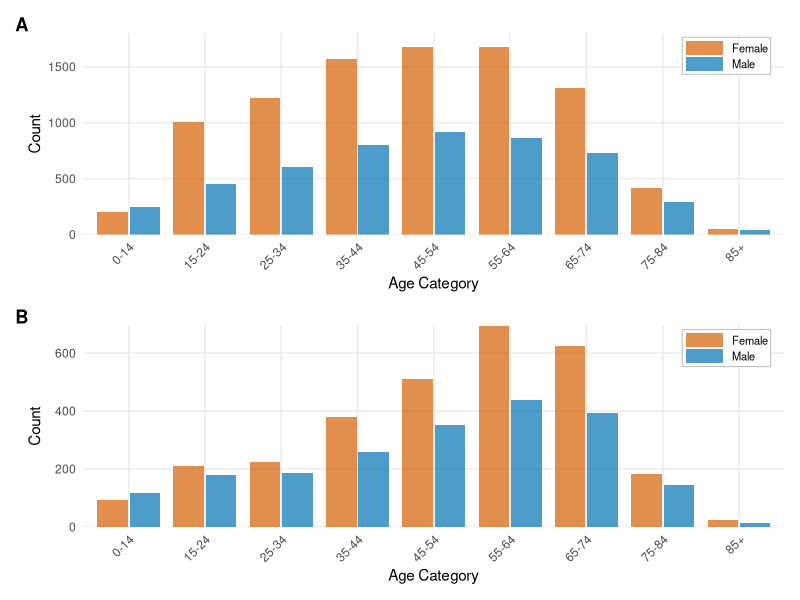
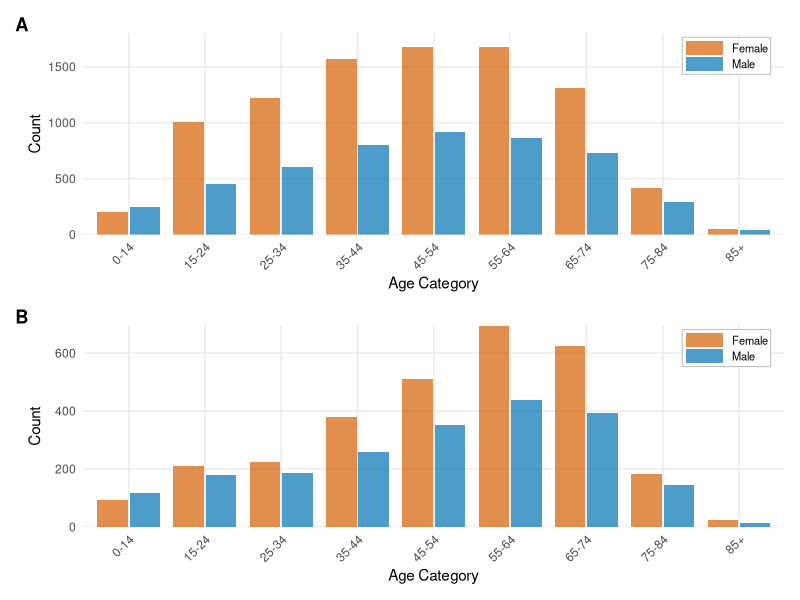

Reproduce these figures in R, in order.
library(tidyverse)
library(patchwork)

# Define colours)

MALE_COL <- "#0072B2"
FEMALE_COL <- "#D55E00"

# Figure 1 data
fig1_all_tested <- read_csv("fig1A_data.csv", show_col_types = FALSE)
fig1_positive_cases <- read_csv("fig1B_data.csv", show_col_types = FALSE)

# Set theme
theme_set(
  theme_minimal() +
    theme(
      panel.grid.minor = element_blank(),
      axis.text.x = element_text(angle = 45, hjust = 1),
      legend.position = c(0.98, 0.98),
      legend.justification = c("right", "top"),
      legend.text = element_text(size = 8),
      legend.title = element_blank(),
      legend.key.width = unit(1, "cm"), # Add this line - width of rectangle
      legend.key.height = unit(0.4, "cm"), # Add this line - height of rectangle
      legend.box.background = element_rect(
        fill = "white",
        color = "grey70",
        linewidth = 0.3
      ),
      legend.margin = margin(2, 2, 2, 2)
    )
)

# Figure 1A
plot_a <- ggplot(
  fig1_all_tested,
  aes(x = Age_cat, y = count, fill = Sex)
) +
  geom_col(
    alpha = 0.7,
    position = position_dodge(width = 0.85),
    width = 0.8
  ) +
  labs(x = "Age Category", y = "Count", fill = "Sex") +
  scale_fill_manual(
    values = c("M" = MALE_COL, "F" = FEMALE_COL),
    labels = c("M" = "Male", "F" = "Female")
  ) +
  scale_y_continuous(expand = c(0, 0), limits = c(0, 1800))

# Figure 1B
plot_b <- ggplot(
  fig1_positive_cases,
  aes(x = Age_cat, y = count, fill = Sex)
) +
  geom_col(
    alpha = 0.7,
    position = position_dodge(width = 0.85),
    width = 0.8
  ) +
  labs(x = "Age Category", y = "Count", fill = "Sex") +
  scale_fill_manual(
    values = c("M" = MALE_COL, "F" = FEMALE_COL),
    labels = c("M" = "Male", "F" = "Female")
  ) +
  scale_y_continuous(expand = c(0, 0))

# Combine plots
fig1_com_plot <- plot_a /
  plot_b +
  plot_annotation(tag_levels = "A") &
  theme(plot.tag = element_text(face = "bold"))

fig1_com_plot

# Save fig1_com_plot
ggsave(
  "../../Manuscript/First fraft to all co-authors/Figures/Figure 1.png",
  fig1_com_plot,
  dpi = 300,
  bg = "white",
  height = 12,
  width = 18,
  units = "cm"
)
